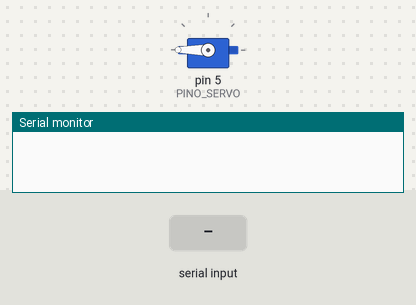
A sketch run on a simulated Arduino Uno, built with avr-gcc and run on an emulated ATmega328P. Parts: servo, the last lines printed to the serial monitor. Inputs (shaded band) come from the test bench.

Above: at 1.2 s.
1.3 s: "hor" received over Serial
At 2.86 s:
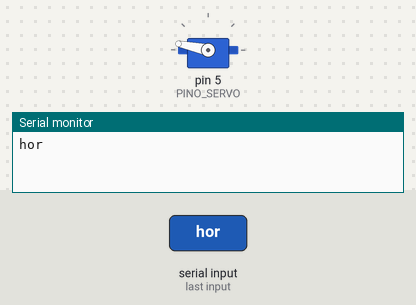
At 3.46 s:
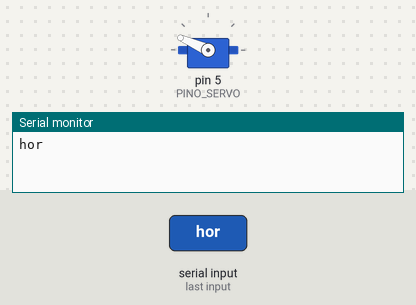
10.3 s: "ant" received over Serial
At 11.7 s:
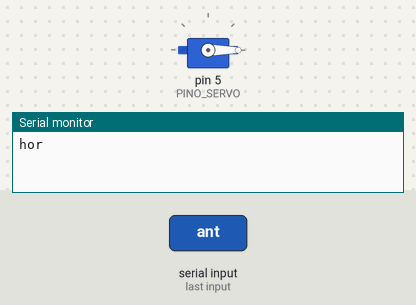
Timing chart, 0 to 19.3 s (numbered marks = the images above; inputs shaded):
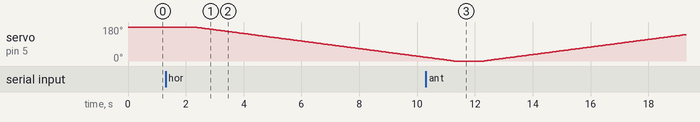

The sketch:

Exercicio_3.ino
```cpp
#include <Servo.h>
#define PINO_SERVO 5
#define POS 180

Servo servo1;

void setup()
{
 Serial.begin(9600);
 while (!Serial);
 servo1.attach(PINO_SERVO);
 servo1.write(POS);


}

void loop()
{
  if(Serial.available()){
    String entrada = Serial.readString();
    Serial.println(entrada);
    int valor_atual = servo1.read();

    if(entrada == "hor"){
      for(int i=0; i<= 180; i++){
        while(valor_atual-1 >=0){
        valor_atual = valor_atual - 1;
        servo1.write(valor_atual);
        delay(50);
        }
      }
      }
    else if(entrada == "ant"){
      for(int i=0; i<=180; i++){
        while(valor_atual+1 <=180){
      valor_atual = valor_atual + 1;
      servo1.write(valor_atual);
      delay(50);
        }
      }
    }
    else
      servo1.write(45);

    }
}
```

Measured:
- after the input at 1.3 s, servo on pin 5 (PINO_SERVO): moves from 180° to 20° over 8.0 s, starting after 1.0 s
